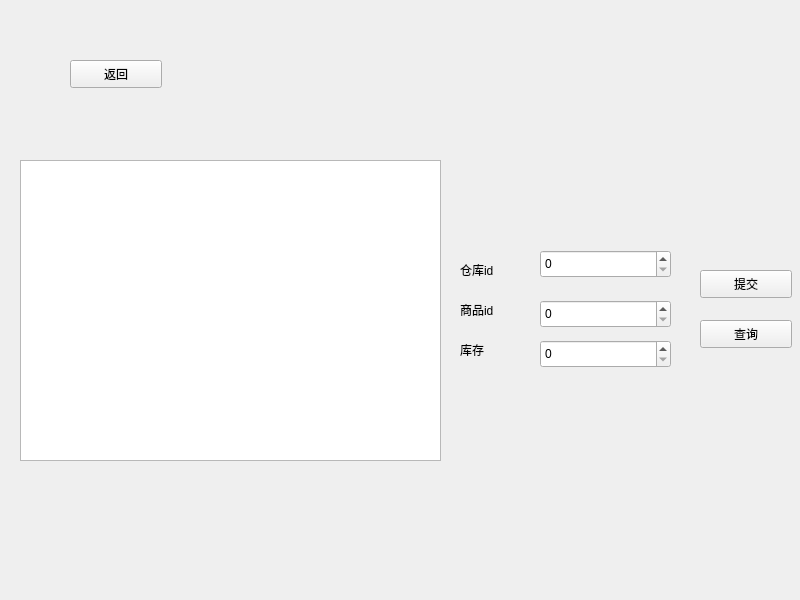
<?xml version="1.0" encoding="UTF-8"?>
<ui version="4.0">
 <class>inventory</class>
 <widget class="QWidget" name="inventory">
  <property name="geometry">
   <rect>
    <x>0</x>
    <y>0</y>
    <width>800</width>
    <height>600</height>
   </rect>
  </property>
  <property name="windowTitle">
   <string>Form</string>
  </property>
  <widget class="QPushButton" name="pushButton">
   <property name="geometry">
    <rect>
     <x>70</x>
     <y>60</y>
     <width>92</width>
     <height>28</height>
    </rect>
   </property>
   <property name="text">
    <string>返回</string>
   </property>
  </widget>
  <widget class="QTableView" name="tableView">
   <property name="geometry">
    <rect>
     <x>20</x>
     <y>160</y>
     <width>421</width>
     <height>301</height>
    </rect>
   </property>
  </widget>
  <widget class="QPushButton" name="pushButton_2">
   <property name="geometry">
    <rect>
     <x>700</x>
     <y>270</y>
     <width>92</width>
     <height>28</height>
    </rect>
   </property>
   <property name="text">
    <string>提交</string>
   </property>
  </widget>
  <widget class="QLabel" name="label">
   <property name="geometry">
    <rect>
     <x>460</x>
     <y>260</y>
     <width>69</width>
     <height>19</height>
    </rect>
   </property>
   <property name="text">
    <string>仓库id</string>
   </property>
  </widget>
  <widget class="QLabel" name="label_2">
   <property name="geometry">
    <rect>
     <x>460</x>
     <y>340</y>
     <width>69</width>
     <height>19</height>
    </rect>
   </property>
   <property name="text">
    <string>库存</string>
   </property>
  </widget>
  <widget class="QSpinBox" name="spinBox">
   <property name="geometry">
    <rect>
     <x>540</x>
     <y>250</y>
     <width>131</width>
     <height>28</height>
    </rect>
   </property>
  </widget>
  <widget class="QPushButton" name="pushButton_3">
   <property name="geometry">
    <rect>
     <x>700</x>
     <y>320</y>
     <width>92</width>
     <height>28</height>
    </rect>
   </property>
   <property name="text">
    <string>查询</string>
   </property>
  </widget>
  <widget class="QLabel" name="label_3">
   <property name="geometry">
    <rect>
     <x>460</x>
     <y>300</y>
     <width>69</width>
     <height>19</height>
    </rect>
   </property>
   <property name="text">
    <string>商品id</string>
   </property>
  </widget>
  <widget class="QSpinBox" name="spinBox_2">
   <property name="geometry">
    <rect>
     <x>540</x>
     <y>300</y>
     <width>131</width>
     <height>28</height>
    </rect>
   </property>
  </widget>
  <widget class="QSpinBox" name="spinBox_3">
   <property name="geometry">
    <rect>
     <x>540</x>
     <y>340</y>
     <width>131</width>
     <height>28</height>
    </rect>
   </property>
  </widget>
 </widget>
 <resources/>
 <connections/>
</ui>
